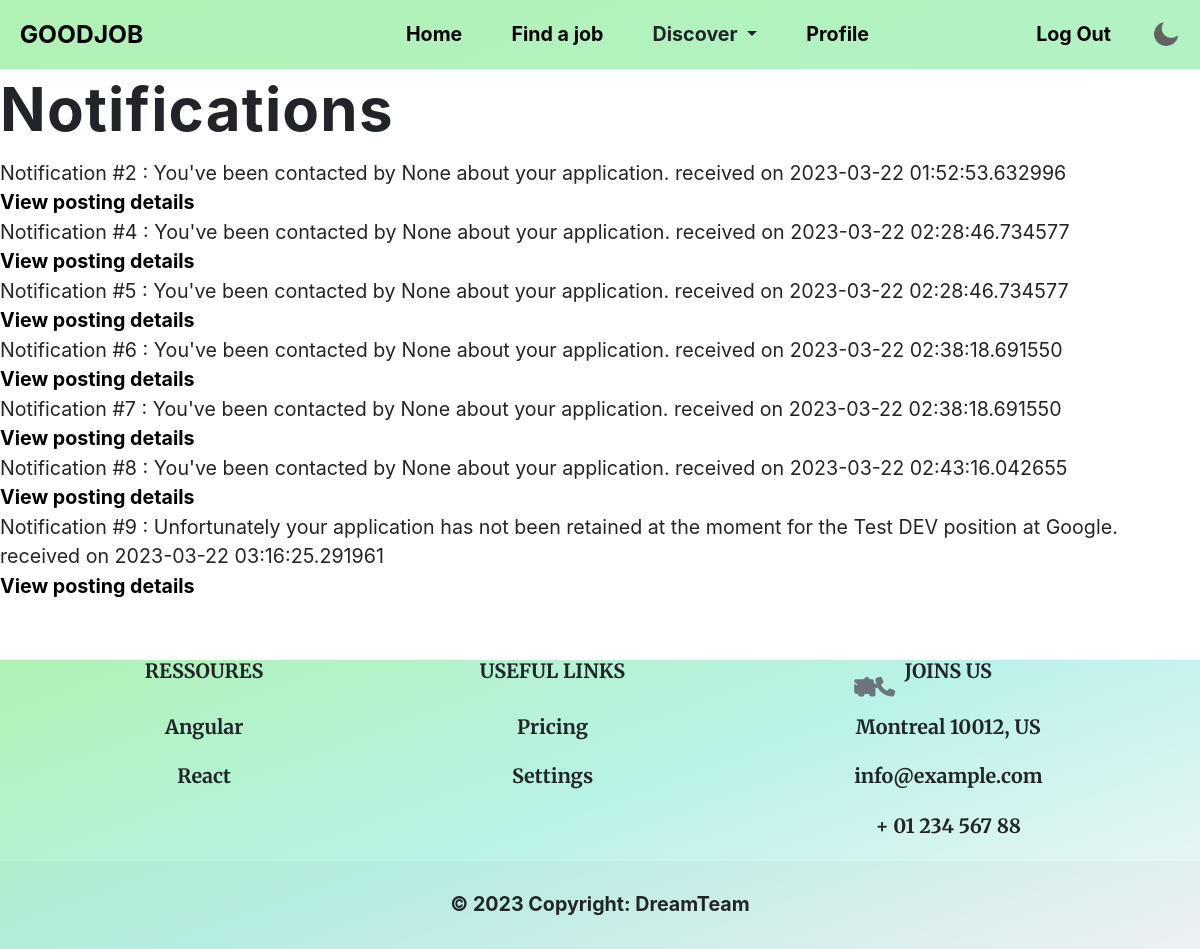
Screenshot of /notifications (signed in) with the database file from the repository.
### app/models/user.py (models this page shows)
class Notification(db.Model):
    id = db.Column(db.Integer, primary_key=True)
    message = db.Column(db.String(255))
    datetime = db.Column(db.DateTime, default=datetime.utcnow())
    user_id = db.Column(db.Integer, db.ForeignKey('user.id'))

### app/views/main.py (the view)
@login_required
@main.route('/notifications', methods=['GET', 'POST'])
def notifications_page():
    applications = Application.query.filter_by(author_num=current_user.id).all()
    notifications = Notification.query.filter_by(user_id=current_user.id).all()
    post = None  # Initialize post to None
    return render_template('notifications.html', post=post, applications=applications, notifications=notifications, user=current_user)

### app/views/main.py (called while the page is built)
@login_required
def get_notifications():
    if current_user:
        notifications = Notification.query.filter_by(user_id=current_user.id).all()
        return notifications
    else:
        return []

@main.context_processor
def inject_notifications():
    notifications = get_notifications()
    return dict(notifications=notifications)

### app/templates/notifications.html
{% extends "base.html" %}
{% block content %}
  <h1>Notifications</h1>
  <ul>
    {% for notification in notifications %}
      <li>Notification #{{ notification['id'] }} : {{ notification['message'] }} received on {{ notification['datetime'] }}</li>
      <a href="/" >View posting details</a>
    {% endfor %}
  </ul>
{% endblock %}

### app/static/css/main.css (style rules this page uses)
* { margin: 0; text-decoration: none; padding: 0; list-style: none; }
:root { --primary-color: linear-gradient(160deg, #B0F2B4, #BAF2E9, #F4F6F9); --secondary-color: #F8F9FA; --body-fonts: "Helvetica", "Arial", sans-serif; --line-height: 1.5; --background-size: 400% 400%; font-size: calc(16px + (20 - 16) * (100vw - 320px) / (1280 - 320)); }
a { color:black; text-decoration: none; font-weight: bold; }
h1 { font-weight: bold; font-size: 60px; letter-spacing: .02em; line-height: 60pt; }
* { box-sizing: border-box;margin: 0;padding: 0 }

### app/static/css/jobpostings.css (style rules this page uses)
::placeholder { color: #eee; opacity: 1 }

### rows the page displays
Notification: id "2", message "You've been contacted by None about your application.", datetime "2023-03-22 01:52:53.632996"
Notification: id "4", message "You've been contacted by None about your application.", datetime "2023-03-22 02:28:46.734577"
Notification: id "5", message "You've been contacted by None about your application.", datetime "2023-03-22 02:28:46.734577"
Notification: id "6", message "You've been contacted by None about your application.", datetime "2023-03-22 02:38:18.691550"
Notification: id "7", message "You've been contacted by None about your application.", datetime "2023-03-22 02:38:18.691550"
Notification: id "8", message "You've been contacted by None about your application.", datetime "2023-03-22 02:43:16.042655"
Notification: id "9", message "Unfortunately your application has not been retained at the moment for the Test DEV position at Google.", datetime "2023-03-22 03:16:25.291961"
